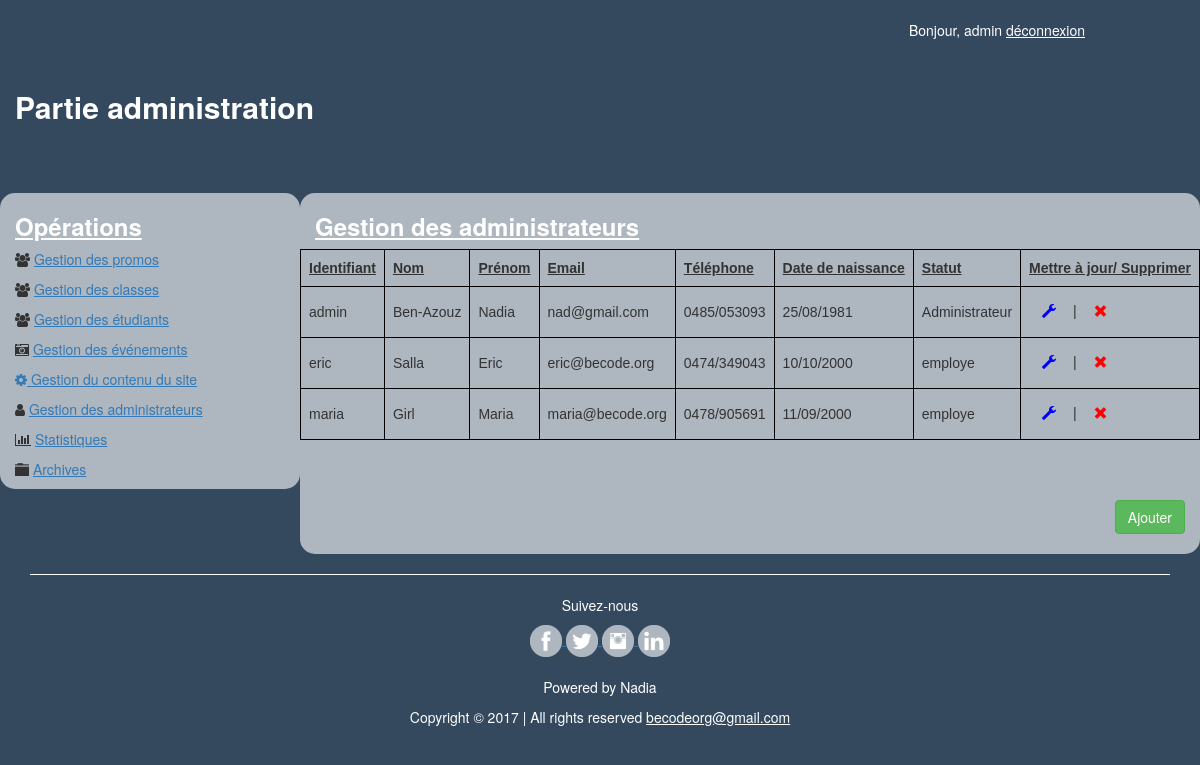
/administration.php?page=admin (signed in), run on the app's committed database.
### tables this page shows
CREATE TABLE `users` (
  `id_user` smallint(5) UNSIGNED NOT NULL,
  `nom_user` varchar(60) DEFAULT NULL,
  `prenom_user` varchar(60) DEFAULT NULL,
  `datenaissance_user` datetime(1) DEFAULT NULL,
  `email_user` varchar(50) DEFAULT NULL,
  `telephone` varchar(13) NOT NULL,
  `login_user` varchar(50) NOT NULL,
  `password_user` varchar(50) NOT NULL DEFAULT 'pwd',
  `statut` varchar(50) DEFAULT NULL
);

### vue_liste_administrateurs.php (the view)
<h1 style="text-align:left; color:white"> <u>Gestion des administrateurs </u> </h1>
  <div class="row">
    <table>
      <tr>
        <th><u>Identifiant</u></th>
        <th><u>Nom</u></th>
        <th><u>Prénom</u></th>
        <th><u>Email</u></th>
        <th><u>Téléphone</u></th>
        <th><u>Date de naissance</u></th>
        <th><u>Statut</u></th>
        <th><u>Mettre à jour/ Supprimer</u></th>
      </tr>
      <?php
            if(sizeof($liste_admin) == 0){ ?>
              <tr>
                <td> Aucun administrateur n'est encore enregistré! </td>
              </tr>
      <?php }else{
              foreach ($liste_admin as $key => $value) { ?>
                <tr>
                  <td><?= $value['login_user']?></td>
                  <td><?= $value['nom_user']?></td>
                  <td><?= $value['prenom_user']?></td>
                  <td><?= $value['email_user']?></td>
                  <td><?= $value['telephone']?></td>
                  <td><?php
                        $date = explode("-", substr($value['datenaissance_user'],0,10) );
                        $annee = $date[0];
                        $mois = $date[1];
                        $jour = $date[2];
                        $date = $jour."/".$mois."/".$annee;
                        echo $date;
                        ?>
                  </td>
                  <td><?= $value['statut']?></td>
                  <td>
                    <a style="text-decoration: none" href="update_admin.php?id=<?= $value['id_user']; ?>">
                      <button style="background-color:#AEB6BF;border:1px solid #AEB6BF" type="button" class="btn btn-default"><span style="color:blue"class="glyphicon glyphicon-wrench"></span></button>
                    </a>
                    |
                    <a style="text-decoration: none" href="delete_admin.php?id=<?= $value['id_user']; ?>">
                      <button style="background-color:#AEB6BF;border:1px solid #AEB6BF" type="button" class="btn btn-default"><span style="color:red" class="glyphicon glyphicon-remove"></span></button>
                    </a>
                  </td>
                </tr>
      <?php   } } ?>
    </table>
  </div>
<br/><br/><br/>
<div style="text-align: right">
  <button class="btn btn-success">Ajouter</button>
</div>
<br/>

### administration.php (shortened to what this page needs)
<?php
require_once 'Model/connect.php';
$query_administrateurs = $bdd->query('SELECT * FROM users');
$liste_admin = $query_administrateurs->fetchALL(PDO::FETCH_ASSOC);
?>
<!DOCTYPE html>
<html lang="fr">
<head>
  <link rel="stylesheet" href="https://maxcdn.bootstrapcdn.com/bootstrap/3.3.7/css/bootstrap.min.css">
  <link rel="stylesheet" href="View/font-awesome/css/font-awesome.min.css">
  <link rel="stylesheet" type="text/css" href="View/css/style.css">
</head>
<body>
<div style="min-height: 100%;" class="content" >
  <div  style="padding: 0;
  padding-bottom: 50px;" class="content-inside" >
  <div style="height:1100px; background-color: #34495E" class="container-fluid">
    <div class="row">
      <div class="col-md-12">
        <br/>
        <p style="margin-right:100px; text-align:right ;color:white"> Bonjour, <?= $_SESSION['login'] ?>  <a style="color:white" href="Model/deconnexion.php">déconnexion</a> </p>
        <br/>
      </div>
    </div>
    <div class="row">
      <div class="col-md-12">
        <h1 style="text-align:left; font-size: 30px; color:white"> Partie administration </h1>
        <br/><br/><br/>
      </div>
    </div>
    <div class="row">
        <div class="col-md-3" style="background-color: #AEB6BF; border-radius: 15px">
          <h1 style="text-align:left; color:white;"> <u> Opérations </u> </h1>
          <p> <i class="fa fa-users" aria-hidden="true"></i> <a href="administration.php?page=promos"> Gestion des promos </a></p>
          <p> <i class="fa fa-users" aria-hidden="true"></i> <a href="administration.php?page=classes"> Gestion des classes </a></p>
          <p> <i class="fa fa-users" aria-hidden="true"></i> <a href="administration.php?page=students"> Gestion des étudiants </a></p>
          <p> <i class="fa fa-camera-retro" aria-hidden="true"></i> <a href="administration.php?page=event"> Gestion des événements </a></p>
          <p class="lien_menu" id="menu"> <i class="fa fa-cog" aria-hidden="true"></i> Gestion du contenu du site </p>
          <p> <i class="fa fa-user" aria-hidden="true"></i> <a href="administration.php?page=admin"> Gestion des administrateurs </a></p>
          <p> <i class="fa fa-bar-chart" aria-hidden="true"></i> <a href="administration.php?page=stat"> Statistiques </a></p>
          <p> <span class="glyphicon glyphicon-folder-close"></span> <a href="administration.php?page=archive"> Archives </a> </p>
        </div>
      <div class="col-md-9" style="background-color: #AEB6BF; border-radius: 15px">
        <?php
              if(!empty($_GET['page']) && isset($_GET['page'])){
                $page = $_GET['page'];
                    switch($page){
                      case 'admin':
                                    include 'vue_liste_administrateurs.php';
                                    break;
                  }
              }else if(!isset($_GET['page']) || empty($_GET['page'])){
                include 'vue_bienvenue_admin.php';
              }
        ?>
      </div>
    </div>
    <br/>
<footer>
  <div class="container">
    <div class="row">
      <div class="col-md-12">
              <div style="text-align:center; border-top: 1px solid white;">
        <br/>
        <p style="color:white"> Suivez-nous </p>
        <a href="https://www.facebook.com/becode.org"> <img src="View/Images/footer/facebook.png" alt="facebook" width="32px" height="32px"> </a>
        <a href="https://twitter.com/becodeorg"> <img src="View/Images/footer/twitter.png" alt="twitter" width="32px" height="32px"> </a>
        <a href="https://www.instagram.com/becodeorg/"> <img src="View/Images/footer/instagram.png" alt="instagram" width="32px" height="32px"> </a>
        <a href="https://www.linkedin.com/company/becode.org"> <img src="View/Images/footer/linkedin.png" alt="linkedin" width="32px" height="32px"> </a>
        <br/>
        <br/>
        <p style="color:white"> Powered by Nadia </p>
        <p style="color:white"> Copyright &copy; 2017 | All rights reserved <a style="color:white" href="becodeorg@gmail.com">becodeorg@gmail.com </a> </p>
          </div>
      </div>
    </div>
    </div>
</footer>
    </div>
  </div>
</div>
</body>
</html>

### View/css/style.css (style rules this page uses)
.content { min-height: 100%; }
.content-inside { padding: 0; padding-bottom: 50px; }
table { font-family: arial, sans-serif; border-collapse: collapse; width: 100%; }
td, th { border: 1px solid black; text-align: left; padding: 8px; }
h1 { font-size: 24px; font-weight: bold; }
a { text-decoration: underline; }
.lien_menu { color: #337ab7; text-decoration: underline; }

### data on the page
users: login_user "admin", nom_user "Ben-Azouz", prenom_user "Nadia", email_user "nad@gmail.com", telephone "0485/053093", datenaissance_user "25/08/1981", statut "Administrateur"
users: login_user "eric", nom_user "Salla", prenom_user "Eric", email_user "eric@becode.org", telephone "0474/349043", datenaissance_user "10/10/2000", statut "employe"
users: login_user "maria", nom_user "Girl", prenom_user "Maria", email_user "maria@becode.org", telephone "0478/905691", datenaissance_user "11/09/2000", statut "employe"

### other printed values
$_SESSION['login'] "admin"
